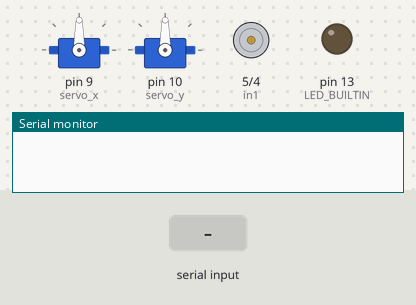
The sketch below on a simulated Arduino Uno, built with avr-gcc and run on an emulated ATmega328P. Parts: 2 × servo, motor-driver pin pairs drawn as motors (green arrow = first pin HIGH = forward, orange = second pin HIGH = backward, longer = more drive, scaled by the enable pin), output pins drawn as LEDs (lit = HIGH), the last lines printed to the serial monitor. Inputs (shaded band) come from the test bench.

Above: at 1.2 s.
1.3 s: "90,45\n" received over Serial
At 3.8 s:
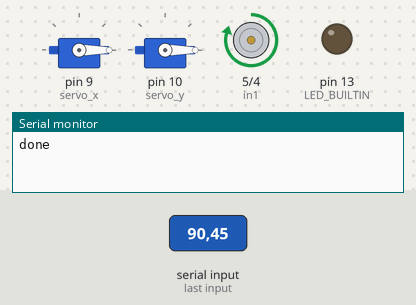
At 8.1 s:
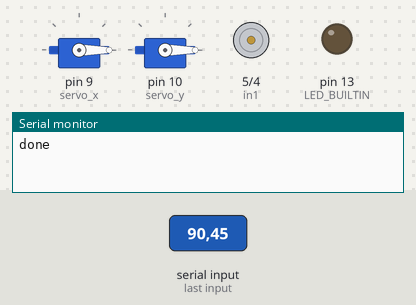
Timing chart, 0 to 9.6 s (numbered marks = the images above; inputs shaded):
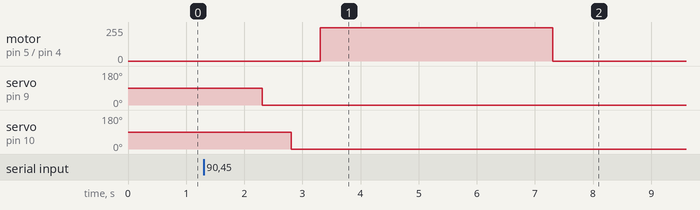

Measured:
- after the input at 1.3 s, motor on pin 5 (in1) / pin 4 (in2): stopped → forward 250/255 after 2.0 s, → stopped 4.0 s later; servo on pin 9 (servo_x): 90° → 0° after 1.0 s; servo on pin 10 (servo_y): 90° → 0° after 1.5 s

The sketch:

stable_arduino.ino
```cpp
#include <Servo.h>
#include <Arduino.h>


Servo servo_x,servo_y;
int aa;
int bb;
String myString;
bool converted = false;
bool move_motors = false;


#define enA 6
#define in1 5
#define in2 4


void servo_x_movement()
{
    servo_x.write(aa);
    delay(500);

}

void servo_y_movement()
{
    servo_y.write(bb-6);
    delay(500);
    Serial.println("done");
    move_motors = false;
    converted = false;
    aa=0;
    bb=0;
}

void spray()
{
    //pump on
    digitalWrite(in1, HIGH);
    digitalWrite(in2, LOW);
    delay(4000);

    //pump off
    digitalWrite(in1, LOW);
    digitalWrite(in2, LOW);

}


void setup() {
    pinMode(LED_BUILTIN, OUTPUT);
    Serial.begin(9600);
    servo_x.attach(9);
    servo_y.attach(10);

    int aa = 0;
    int bb = 0;

    pinMode(enA, OUTPUT);
    pinMode(in1, OUTPUT);
    pinMode(in2, OUTPUT);
    analogWrite(enA, 250); // Send PWM signal to L298N Enable pin max upto 255
}


void loop() {

     // Define a string
    if(Serial.available() > 0 && !converted)
     {

         myString = Serial.readString();

              // Variables to keep track of which number we are parsing
              bool parsingA = false;
              bool parsingB = false;

              // Iterate through each character of the string
              for (int i = 0; i < myString.length(); i++) {
                  char ch = myString.charAt(i);
                  if (ch == 'X') {
                      parsingA = true;
                      parsingB = false;
                      continue; // Skip to next iteration
                  }
                  else if (ch == 'Y') {
                      parsingA = false;
                      parsingB = true;
                      continue; // Skip to next iteration
                  }

                  // Accumulate digits to form the number
                  if (parsingA) {
                      aa = aa * 10 + (ch - '0');
                  } else if (parsingB) {
                      bb = bb * 10 + (ch - '0');
                  }
              }
              converted=true;
              move_motors = true;


      }

      if (move_motors)
      {
          servo_x_movement();
          servo_y_movement();
          spray();

      }


}
```
